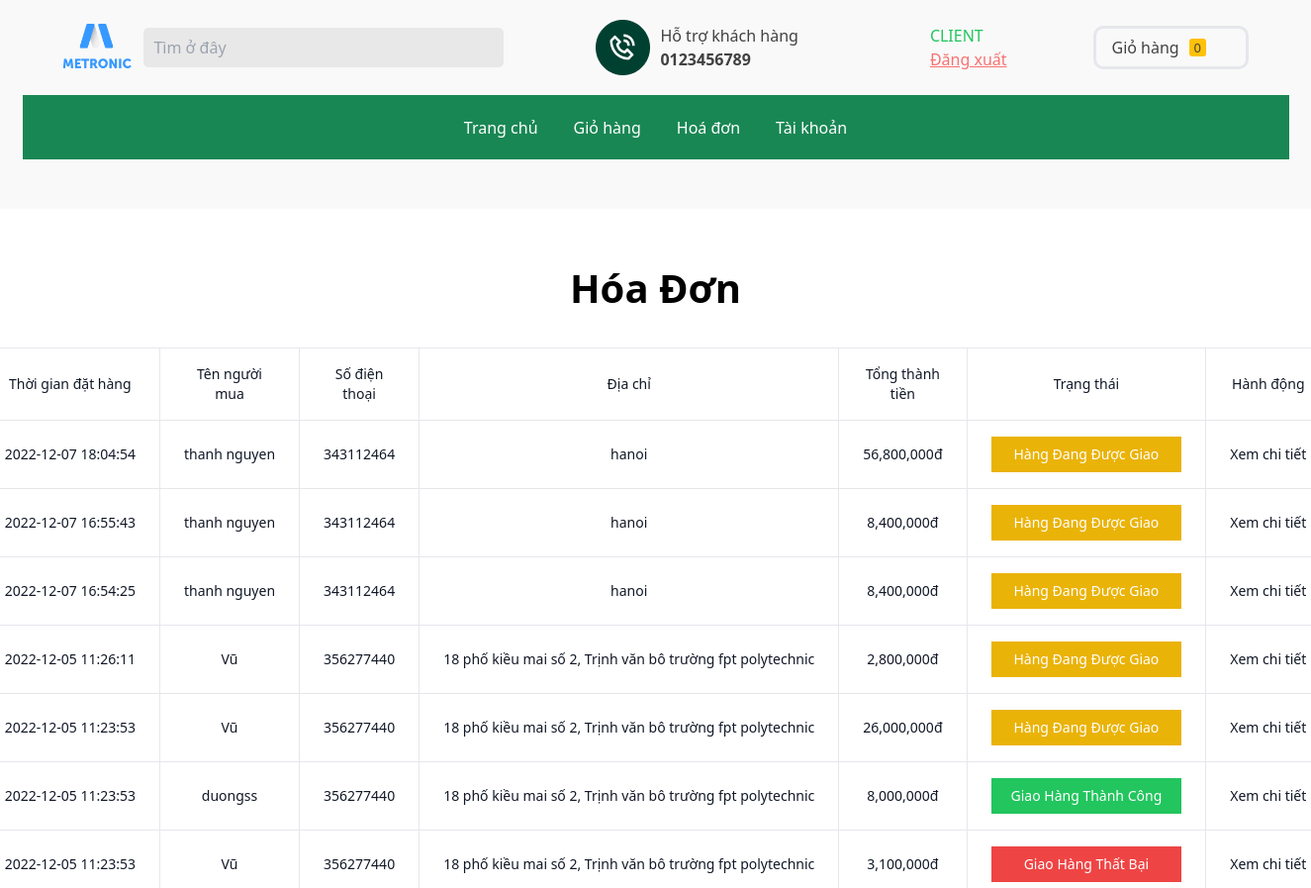
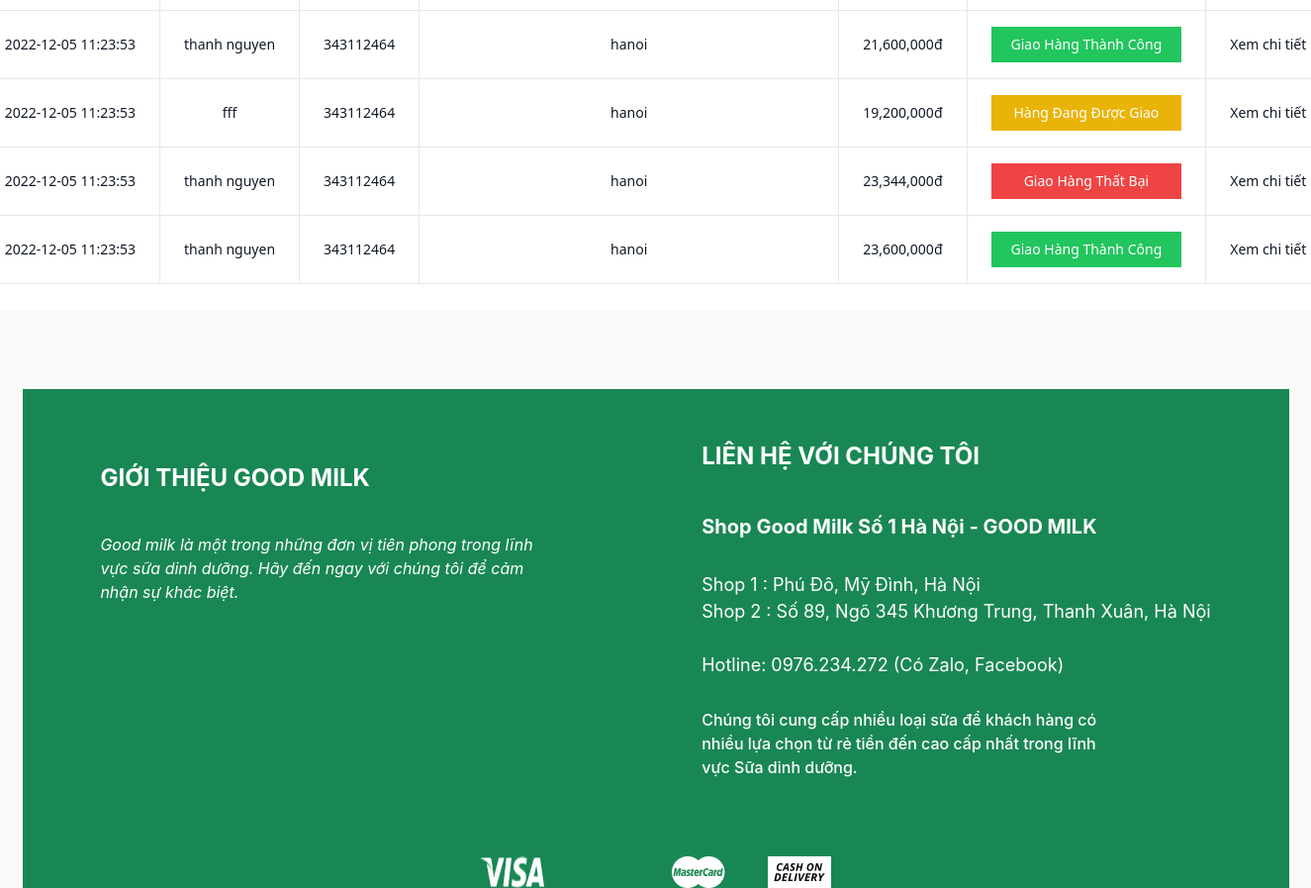
/?mod=bill (signed in), run on the app's committed database (2 pictures, top to bottom).
### tables this page shows
CREATE TABLE `bills` (
  `id` int(11) NOT NULL,
  `price_total` float NOT NULL,
  `name_user` varchar(255) NOT NULL,
  `phone` int(11) NOT NULL,
  `address` varchar(255) NOT NULL,
  `id_user` int(11) NOT NULL,
  `status` int(11) DEFAULT 1 COMMENT '1 là đang giao,2 là giao thất bại,3 là giao thành công',
  `created_at` timestamp NOT NULL DEFAULT current_timestamp() ON UPDATE current_timestamp()
);

### modules/client/bill/controllers/indexController.php (called while the page is built, shortened)
<?php
function indexAction()
{
    $user = get_login();
    $user_id = $user['id'];
    $data['notifications'] = get_notification();
    $data['bills'] = get_bill_by_userId($user_id);
    load_view('index', $data);
}

### libraries/database.php (called while the page is built, shortened)
<?php
function db_query($query_string)
{
    global $conn;
    $result = mysqli_query($conn, $query_string);
    return $result;
}
function db_fetch_array($query_string)
{
    $result = array();
    $mysqli_result = db_query($query_string);
    while ($row = mysqli_fetch_assoc($mysqli_result)) {
        $result[] = $row;
    }
    return $result;
}

### modules/client/bill/models/indexModel.php (called while the page is built, shortened)
<?php
function get_bill_by_userId($user_id)
{
  $result = db_fetch_array("SELECT * FROM bills WHERE id_user = $user_id order by id DESC");
  return $result;
}

### core/router.php (called while the page is built, shortened)
<?php
$method = $_SERVER['REQUEST_METHOD'] === 'GET' ? '' : $_SERVER['REQUEST_METHOD'];
$action_name = get_action() . ucfirst(strtolower($method)) . 'Action';
call_function(array('construct', $action_name));

### core/appload.php (called while the page is built, shortened)
<?php
require CONFIGPATH . DIRECTORY_SEPARATOR . 'database.php';
require CONFIGPATH . DIRECTORY_SEPARATOR . 'config.php';
require LIBPATH . DIRECTORY_SEPARATOR . 'database.php';
require COREPATH . DIRECTORY_SEPARATOR . 'base.php';
require COREPATH . DIRECTORY_SEPARATOR . 'router.php';

### index.php (called while the page is built, shortened)
<?php
require COREPATH.DIRECTORY_SEPARATOR.'appload.php';

### config/config.php (called while the page is built)
<?php
$config['base_url'] = "http://localhost/shop.projectmvc.vn/";
$config['default_role'] = 'client';
$config['default_module'] = 'home';
$config['default_controller'] = 'index';
$config['default_action'] = 'index';

### helper/format.php (called while the page is built)
<?php
function currency_format($number, $suffix = 'đ'){
    return number_format($number).$suffix;
}

### modules/client/bill/views/indexView.php (the view, shortened to what this page needs)
<?php get_header('', 'Hoá đơn của bạn') ?>
<main class="flex justify-center py-[50px] px-10">
    <div class="bg-white mb-[30px] p-5">
        <h2 class="my-[30px] text-[40px] font-bold text-center">Hóa Đơn</h2>
        <div class="flex flex-col">
            <div class="overflow-x-auto sm:-mx-6 lg:-mx-8">
                <div class=" inline-block min-w-full sm:px-6 lg:px-8">
                    <div class="overflow-hidden">
                        <table class="min-w-full border text-center">
                            <thead class="border-b">
                                <tr>
                                    <th scope="col" class="text-sm font-medium text-gray-900 px-6 py-4 border-r">
                                        Thời gian đặt hàng
                                    </th>
                                    <th scope="col" class="text-sm font-medium text-gray-900 px-6 py-4 border-r">
                                        Tên người mua
                                    </th>
                                    <th scope="col" class="text-sm font-medium text-gray-900 px-6 py-4 border-r">
                                        Số điện thoại
                                    </th>
                                    <th scope="col" class="text-sm font-medium text-gray-900 px-6 py-4 border-r">
                                        Địa chỉ
                                    </th>
                                    <th scope="col" class="text-sm font-medium text-gray-900 px-6 py-4 border-r">
                                        Tổng thành tiền
                                    </th>
                                    <th scope="col" class="text-sm font-medium text-gray-900 px-6 py-4 border-r">
                                        Trạng thái
                                    </th>
                                    <th scope="col" class="text-sm font-medium text-gray-900 px-6 py-4">
                                        Hành động
                                    </th>
                                </tr>
                            </thead>
                            <tbody>
                                <?php foreach ($bills as $b) : ?>
                                    <tr class="bg-white border-b">
                                        <td class="px-6 py-4 whitespace-nowrap text-sm font-medium text-gray-900 border-r">
                                            <?= $b['created_at'] ?>
                                        </td>
                                        <td class="px-6 py-4 whitespace-nowrap text-sm font-medium text-gray-900 border-r">
                                            <?= $b['name_user'] ?>
                                        </td>
                                        <td class="text-sm text-gray-900 font-light px-6 py-4 whitespace-nowrap border-r">
                                            <?= $b['phone'] ?>
                                        </td>
                                        <td class="text-sm text-gray-900 font-light px-6 py-4 whitespace-nowrap border-r">
                                            <?= $b['address'] ?>
                                        </td>
                                        <td class="text-sm text-gray-900 font-light px-6 py-4 whitespace-nowrap border-r">
                                            <?= currency_format($b['price_total'])   ?>
                                        </td>
                                        <td class="text-sm text-gray-900 font-light px-6 py-4 whitespace-nowrap border-r">
                                            <?php if ($b['status'] == 3) : ?>
                                                <div class="bg-green-500 px-5 py-2 capitalize text-white">Giao hàng thành công</div>
                                            <?php elseif ($b['status'] == 2) : ?>
                                                <div class="bg-red-500 px-5 py-2 capitalize text-white">Giao hàng thất bại</div>
                                            <?php else : ?>
                                                <div class="bg-yellow-500 px-5 py-2 capitalize text-white">Hàng đang được giao</div>
                                            <?php endif; ?>
                                        </td>
                                        <td class="text-sm text-gray-900 font-light px-6 py-4 whitespace-nowrap">
                                            <a href="?mod=bill&action=show&bill_id=<?= $b['id'] ?>">Xem chi tiết</a>
                                        </td>
                                    </tr>
                                <?php endforeach; ?>
                            </tbody>
                        </table>
                    </div>
                </div>
            </div>
        </div>
    </div>
</main>
<?php get_footer('') ?>

### core/base.php (shortened to what this page needs)
<?php
function get_role()
{
    global $config;
    $role = isset($_GET['role']) ? $_GET['role'] : $config['default_role'];
    return $role;
}
function get_module()
{
    global $config;
    $module = isset($_GET['mod']) ? $_GET['mod'] : $config['default_module'];
    return $module;
}
function call_function($list_function = array())
{
    if (is_array($list_function)) {
        foreach ($list_function as $f) {
            if (function_exists($f() ??'')) {
                $f();
            }
        }
    }
}
function load_view($name, $data_send = array())
{
    $data = $data_send;
    $path = MODULESPATH . DIRECTORY_SEPARATOR . get_role() . DIRECTORY_SEPARATOR .  get_module() . DIRECTORY_SEPARATOR . 'views' . DIRECTORY_SEPARATOR . $name . 'View.php';
    if (file_exists($path)) {
        require $path;
    } else {
        echo "Không tìm thấy {$path}";
    }
}
function get_header($name = '', $title = '')
{
    if (empty($name)) {
        $name = 'header';
    } else {
        $name = "header-{$name}";
    }
    $path = LAYOUTPATH . DIRECTORY_SEPARATOR . $name . '_' . get_role() . '.php';
    if (file_exists($path)) {
        require $path;
    } else {
        echo "Không tìm thấy {$path}";
    }
}
function get_footer($name = '')
{
    if (empty($name)) {
        $name = 'footer';
    } else {
        $name = "footer-{$name}";
    }
    $path = LAYOUTPATH . DIRECTORY_SEPARATOR . $name . '_' . get_role() . '.php';
    if (file_exists($path)) {
        require $path;
    } else {
        echo "Không tìm thấy {$path}";
    }
}
function get_notification()
{
    $notification = $_SESSION["notification"];
    return $notification;
}
function is_login()
{
    return isset($_SESSION["login"]);
}
function get_login()
{
    return $_SESSION["login"];
}
function is_ss($key)
{
    return isset($_SESSION["$key"]);
}

### layout/header_client.php (shortened to what this page needs)
<?php if (is_login()) {
    $user = get_login();
};
?>
<!DOCTYPE html>
<html lang="en">
<head>
    <script src="https://cdn.tailwindcss.com"></script>
</head>
<body class="bg-[#F9F9F9]">
    <div class="container w-full m-auto font-['Roboto Serif'] font-sans">
        <header class="">
            <div class="flex items-center justify-between px-10 py-5">
                <a href="?" class="logo w-[70px] ">
                    <img src="public/images/logo.png" class="w-full h-full" alt="">
                </a>
                <form class="flex" method="POST" action="?mod=product">
                    <input type="text" name="search" id="" class="py-2 outline-none w-[340px]  pl-[10px] bg-[#E8E8E8] rounded-l-[5px]" placeholder="Tìm ở đây">
                    <button name="btn" type="submit" class=" px-3 flex items-center  bg-[#E8E8E8] rounded-r-[5px]">
                    </button>
                </form>
                <div class="phone items-center flex pl-[80px]">
                    <img src="public/images/Group 33.png" alt="">
                    <div class="pl-[10px]">
                        <p class="font-['Roboto Serif'] text-[#414141]">Hỗ trợ khách hàng</p>
                        <p class="font-[700] text-[#414141] ">0123456789</p>
                    </div>
                </div>
                <div class="login flex items-center pl-[50px]">
                    <?php if (!empty($user)) : ?>
                        <div class="pl-[10px]">
                            <div>
                                <a href="?mod=account" class="font-['Roboto Serif'] btn btn-sm btn-light-primary font-weight-bolder py-2  uppercase text-green-500 "><?php echo $user['full_name'] ?></a>
                            </div>
                            <a href="?role=client&mod=login&action=logout" class="btn btn-sm btn-light-primary font-weight-bolder py-2  text-red-400 underline">Đăng xuất</a>
                        </div>
                    <?php endif ?>
                </div>
                <div class="cart flex pl-[75px]">
                    <a href="?mod=cart" class="w-[157px] h-[44px] border-[3px] bg-red rounded-[10px] items-center flex">
                        <span class="px-[10px] text-[15] text-[#414141] text-center">Giỏ hàng</span>
                        <div class="bg-[#FFC107] w-[17px] h-[18px] text-center rounded-[3px] text-[13px] text-[#414141]">
                            <?= is_ss('cart') ? count($_SESSION['cart']) : 0 ?></div>
                    </a>
                </div>
            </div>
            <nav class="menu w-full h-[65px] bg-[#198754] flex items-center justify-center ">
                <ul class="flex justify-around gap-9">
                    <li class="text-[#ffffff]"><a href="?mod=home">Trang chủ</a></li>
                    <li class="text-[#ffffff]"><a href="?mod=cart">Giỏ hàng</a></li>
                    <li class="text-[#ffffff]"><a href="?mod=bill">Hoá đơn</a></li>
                    <li class="text-[#ffffff]"><a href="?mod=account">Tài khoản</a></li>
                </ul>
            </nav>
        </header>

### layout/footer_client.php (shortened to what this page needs)
<footer>
            <section class="bg-[#198754] font-['Inter']">
                <div class="flex justify-around pb-[78px]">
                    <div class="text-white">
                        <h2 class="font-bold text-[24px] mb-[37px] mt-[72px]">GIỚI THIỆU GOOD MILK</h2>
                        <p class="italic w-[450px]">
                            Good milk là một trong những đơn vị tiên phong trong lĩnh vực sữa dinh dưỡng. Hãy đến ngay
                            với
                            chúng tôi để cảm nhận sự khác biệt.
                        </p>
                    </div>
                    <div class="text-white">
                        <h2 class="font-bold text-[24px] mb-[38px] mt-[50px]">LIÊN HỆ VỚI CHÚNG TÔI</h2>
                        <p class="font-bold text-[20px] mb-[30px]">Shop Good Milk Số 1 Hà Nội - GOOD MILK</p>
                        <p class="mb-[30px] text-[18px]">Shop 1 : Phú Đô, Mỹ Đình, Hà Nội <br>
                            Shop 2 : Số 89, Ngõ 345 Khương Trung, Thanh Xuân, Hà Nội <br> <br>
                            Hotline: 0976.234.272 (Có Zalo, Facebook)
                        </p>
                        <p class="w-[414px] font-medium">
                            Chúng tôi cung cấp nhiều loại sữa để khách hàng có nhiều lựa chọn từ rẻ tiền đến cao cấp
                            nhất
                            trong lĩnh vực Sữa dinh dưỡng.
                        </p>
                    </div>
                </div>
                <div class="flex justify-center gap-[43px]">
                    <img src="public/images/ft1.png" alt="" class="">
                    <img src="public/images/ft4.png" alt="">
                    <img src="public/images/ft5.png" alt="">
                </div>
            </section>
        </footer>
    </div>
</body>
</html>

### data on the page
bills: created_at "2022-12-07 18:04:54", name_user "thanh nguyen", phone "343112464", address "hanoi", price_total "56,800,000đ", status "Hàng Đang Được Giao"
bills: created_at "2022-12-07 16:55:43", name_user "thanh nguyen", phone "343112464", address "hanoi", price_total "8,400,000đ", status "Hàng Đang Được Giao"
bills: created_at "2022-12-07 16:54:25", name_user "thanh nguyen", phone "343112464", address "hanoi", price_total "8,400,000đ", status "Hàng Đang Được Giao"
bills: created_at "2022-12-05 11:26:11", name_user "Vũ", phone "356277440", address "18 phố kiều mai số 2, Trịnh văn bô trường fpt polytechnic", price_total "2,800,000đ", status "Hàng Đang Được Giao"
bills: created_at "2022-12-05 11:23:53", name_user "Vũ", phone "356277440", address "18 phố kiều mai số 2, Trịnh văn bô trường fpt polytechnic", price_total "26,000,000đ", status "Hàng Đang Được Giao"
bills: created_at "2022-12-05 11:23:53", name_user "duongss", phone "356277440", address "18 phố kiều mai số 2, Trịnh văn bô trường fpt polytechnic", price_total "8,000,000đ", status "Giao Hàng Thành Công"
bills: created_at "2022-12-05 11:23:53", name_user "Vũ", phone "356277440", address "18 phố kiều mai số 2, Trịnh văn bô trường fpt polytechnic", price_total "3,100,000đ", status "Giao Hàng Thất Bại"
bills: created_at "2022-12-05 11:23:53", name_user "thanh nguyen", phone "343112464", address "hanoi", price_total "21,600,000đ", status "Giao Hàng Thành Công"
bills: created_at "2022-12-05 11:23:53", name_user "fff", phone "343112464", address "hanoi", price_total "19,200,000đ", status "Hàng Đang Được Giao"
bills: created_at "2022-12-05 11:23:53", name_user "thanh nguyen", phone "343112464", address "hanoi", price_total "23,344,000đ", status "Giao Hàng Thất Bại"
bills: created_at "2022-12-05 11:23:53", name_user "thanh nguyen", phone "343112464", address "hanoi", price_total "23,600,000đ", status "Giao Hàng Thành Công"
